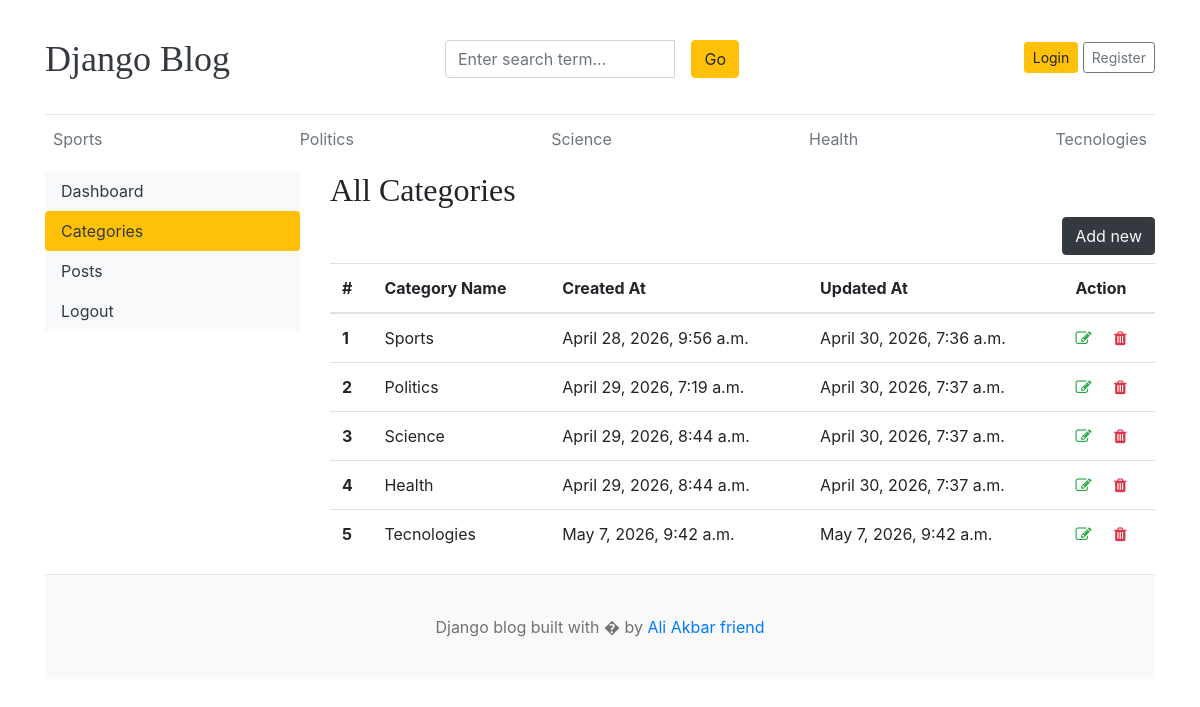
The page /dashbord/categories/ on the database its author committed.
### blogs/models.py (models this page shows, shortened)
class Category(models.Model):
    category_name= models.CharField(max_length=50 , unique=True)
    created_at = models.DateTimeField(auto_now_add=True)
    updated_at = models.DateTimeField(auto_now_add=True)
    class Meta:
        verbose_name_plural = 'categories'

### dashbords/views.py (the view)
# urls.py: path('categories/',views.categories,name='categories'),
def categories(request):
    return render(request,'dashbord/categories.html')

### blogs/context_processors.py (called while the page is built)
def get_categories(request):
    categories=Category.objects.all()
    return dict(categories=categories)

def get_social_links(request):
    social_links=SocialLink.objects.all()
    return dict(social_links=social_links)

### templates/dashbord/categories.html (shortened to what this page needs)
{% extends "base.html" %}
{% block content %}
<div class="row">
    {% include "dashbord/sidebar.html" %}
    <div class="col-md-9">
        <h2>All Categories</h2>
        <a href="{% url 'add_category' %}" class="btn btn-dark text-light float-right mb-2">Add new</a>
        <table class="table table-hover">
  <thead>
    <tr>
      <th >#</th>
      <th >Category Name</th>
      <th >Created At</th>
      <th >Updated At</th>
      <th >Action</th>
    </tr>
  </thead>
  <tbody>
    {% for cat in categories %}
    <tr>
      <th>{{forloop.counter}}</th>
      <td>{{cat.category_name}}</td>
      <td>{{cat.created_at}}</td>
      <td>{{cat.updated_at}}</td>
      <td>
        <a href="{% url 'edit_category' cat.id %}"><i class="fa fa-edit text-success"></i></a>
        <a href="{% url 'delete_category' cat.id %}"><i class="fa fa-trash text-danger" aria-hidden="true"></i></a>
      </td>
    </tr>
    {% endfor %}
  </tbody>
</table>
    </div>
</div>
{% endblock %}

### templates/base.html (shortened to what this page needs)
{% load static %}
<!DOCTYPE html>
<html lang="en">
<head>
    <link href="https://getbootstrap.com/docs/4.0/dist/css/bootstrap.min.css" rel="stylesheet">
    <link href="{% static 'css/blog.css' %}" rel="stylesheet">
    <link rel="stylesheet" href="https://cdnjs.cloudflare.com/ajax/libs/font-awesome/4.7.0/css/font-awesome.min.css">
</head>
<body>
    <div class="container">
        <header class="blog-header py-3">
            <div class="row flex-nowrap justify-content-between align-items-center">
                <div class="col-4 pt-1">
                    <a class="blog-header-logo text-dark" href="/">Django Blog</a>
                </div>
                <div class="col-4 pt-1">
                    <form action="{% url 'search' %}" method="GET">
                        <div class="card-body ">
                            <div class="input-group">
                                <input class="form-control" type="text" placeholder="Enter search term..."
                                    name="keyword" aria-label="Enter search term..." aria-describedby="button-search"
                                    value="{{keyword}}">
                                <button class="btn btn-warning mx-3" id="button-search" type="submit">
                                    Go
                                </button>
                            </div>
                        </div>
                    </form>
                </div>
                {% if not user.is_authenticated %}
                <div class="col-4 d-flex justify-content-end align-items-center">
                    <a class="btn btn-sm btn-warning" href="{% url 'login' %}">Login</a> &nbsp;
                    <a class="btn btn-sm btn-outline-secondary" href="{% url 'register' %}">Register</a>
                </div>
                {% else %}
                <div class="col-4 d-flex justify-content-end align-items-center">
                <span><a href="{% url 'dashbords' %}">Dashboard</a></span>
                &nbsp;&nbsp;
                <span><a href="{% url 'logout' %}">Logout</a></span>
                </div>
                {% endif %}
            </div>
        </header>
        <div class="nav-scroller py-1 mb-2">
            <nav class="nav d-flex justify-content-between">
                {% for cat in categories %}
                <a class="p-2 text-muted" href="{% url 'posts_by_category' cat.id %}">{{cat.category_name}}</a>
                {% endfor %}
            </nav>
        </div>
        {% block content %}
        {% endblock %}
        <footer class="blog-footer">
            <p>Django blog built with � by <a href="#">Ali Akbar friend</a></p>
        </footer>
</body>
</html>

### blog_main/static/css/blog.css (style rules this page uses)
.blog-header { border-bottom: 1px solid #e5e5e5; }
.blog-header-logo { font-family: "Playfair Display", Georgia, "Times New Roman", serif; font-size: 2.25rem; }
h1, h2, h3, h4, h5, h6 { font-family: "Playfair Display", Georgia, "Times New Roman", serif; }
.blog-footer { padding: 2.5rem 0; color: #727272; text-align: center; background-color: #f9f9f9; border-top: .05rem solid #e5e5e5; }
.blog-footer p:last-child { margin-bottom: 0; }

### rows shown on the page
Category: category_name "Sports", created_at "April 28, 2026, 9:56 a.m.", updated_at "April 30, 2026, 7:36 a.m."
Category: category_name "Politics", created_at "April 29, 2026, 7:19 a.m.", updated_at "April 30, 2026, 7:37 a.m."
Category: category_name "Science", created_at "April 29, 2026, 8:44 a.m.", updated_at "April 30, 2026, 7:37 a.m."
Category: category_name "Health", created_at "April 29, 2026, 8:44 a.m.", updated_at "April 30, 2026, 7:37 a.m."
Category: category_name "Tecnologies", created_at "May 7, 2026, 9:42 a.m.", updated_at "May 7, 2026, 9:42 a.m."
